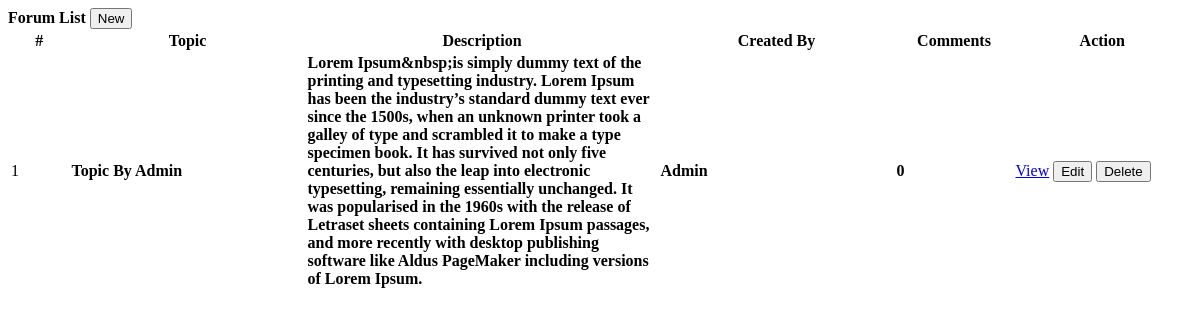
The page /admin/forums.php on the database its author committed.
### tables this page shows
CREATE TABLE `forum_topics` (
  `id` int(30) NOT NULL,
  `title` varchar(250) NOT NULL,
  `description` text NOT NULL,
  `user_id` int(30) NOT NULL,
  `date_created` datetime NOT NULL DEFAULT current_timestamp()
);

CREATE TABLE `users` (
  `id` int(30) NOT NULL,
  `name` text NOT NULL,
  `username` varchar(200) NOT NULL,
  `password` text NOT NULL,
  `password_hash` VARCHAR(255) NOT NULL,   
  `type` tinyint(1) NOT NULL DEFAULT 3 COMMENT '1=Admin,2=Alumni,3= student',
  `auto_generated_pass` text NOT NULL,
  `alumnus_id` int(30) NOT NULL,
  `student_id` int(30) NOT NULL,
  `reset_token_hash` VARCHAR(64) NULL DEFAULT NULL,
  `reset_token_expires_at` DATETIME NULL DEFAULT NULL,
  `email` varchar(255) NOT NULL
  
);

### admin/forums.php (the view, shortened to what this page needs)
<?php include('db_connect.php');?>
<div class="container-fluid">
	<div class="col-lg-12">
		<div class="row">
			<div class="col-md-12">
				<div class="card">
					<div class="card-header">
						<b>Forum List</b>
						<span class="">
							<button class="btn btn-primary btn-block btn-sm col-sm-2 float-right" type="button" id="new_forum">
					<i class="fa fa-plus"></i> New</button>
				</span>
					</div>
					<div class="card-body">
						<table class="table table-bordered table-condensed table-hover">
							<colgroup>
								<col width="5%">
								<col width="20%">
								<col width="30%">
								<col width="20%">
								<col width="10%">
								<col width="15%">
							</colgroup>
							<thead>
								<tr>
									<th class="text-center">#</th>
									<th class="">Topic</th>
									<th class="">Description</th>
									<th class="">Created By</th>
									<th class="">Comments</th>
									<th class="text-center">Action</th>
								</tr>
							</thead>
							<tbody>
								<?php
								$i = 1;
								$Forum =  $conn->query("SELECT f.*,u.name from forum_topics f inner join users u on u.id = f.user_id order by f.id desc");
								while($row=$Forum->fetch_assoc()):
									 $trans = get_html_translation_table(HTML_ENTITIES,ENT_QUOTES);
								        unset($trans["\""], $trans["<"], $trans[">"], $trans["<h2"]);
								        $desc = strtr(html_entity_decode($row['description']),$trans);
								        $desc=str_replace(array("<li>","</li>"), array("",","), $desc);
								        $count_comments = $conn->query("SELECT * FROM forum_comments where topic_id = ".$row['id'])->num_rows;
								?>
								<tr>
									<td class="text-center"><?php echo $i++ ?></td>
									<td class="">
										 <p><b><?php echo ucwords($row['title']) ?></b></p>
									</td>
									<td class="">
										 <p class="truncate"><b><?php echo $desc ?></b></p>
									</td>
									<td class="">
										 <p><b><?php echo ucwords($row['name']) ?></b></p>
									</td>
									<td class="text-right">
										 <p><b><?php echo number_format($count_comments) ?></b></p>
									</td>
									<td class="text-center">
										<a class="btn btn-sm btn-outline-primary view_forum" href="../index.php?page=view_forum&id=<?php echo $row['id'] ?>" target="_blank" data-id="<?php echo $row['id'] ?>" >View</a>
										<button class="btn btn-sm btn-outline-primary edit_forum" type="button" data-id="<?php echo $row['id'] ?>" >Edit</button>
										<button class="btn btn-sm btn-outline-danger delete_forum" type="button" data-id="<?php echo $row['id'] ?>">Delete</button>
									</td>
								</tr>
								<?php endwhile; ?>
							</tbody>
						</table>
					</div>
				</div>
			</div>
		</div>
	</div>
</div>

### admin/forums.php (style rules this page uses)
td { vertical-align: middle !important; }
td p { margin: unset }

### rows shown on the page
forum_topics: title "Topic By Admin", description "Lorem Ipsum &nbsp;is simply dummy text of the printing and typesetting industry. Lorem Ipsum has been the industry’s standard dummy text ever since the 1500s, when an unknown printer took a galley of type and scrambled it to make a type specimen book. It has survived not only five centuries, but also the leap into electronic typesetting, remaining essentially unchanged. It was popularised in the 1960s with the release of Letraset sheets containing Lorem Ipsum passages, and more recently with desktop publishing software like Aldus PageMaker including versions of Lorem Ipsum.", user.name "Admin", count_comments "0"
